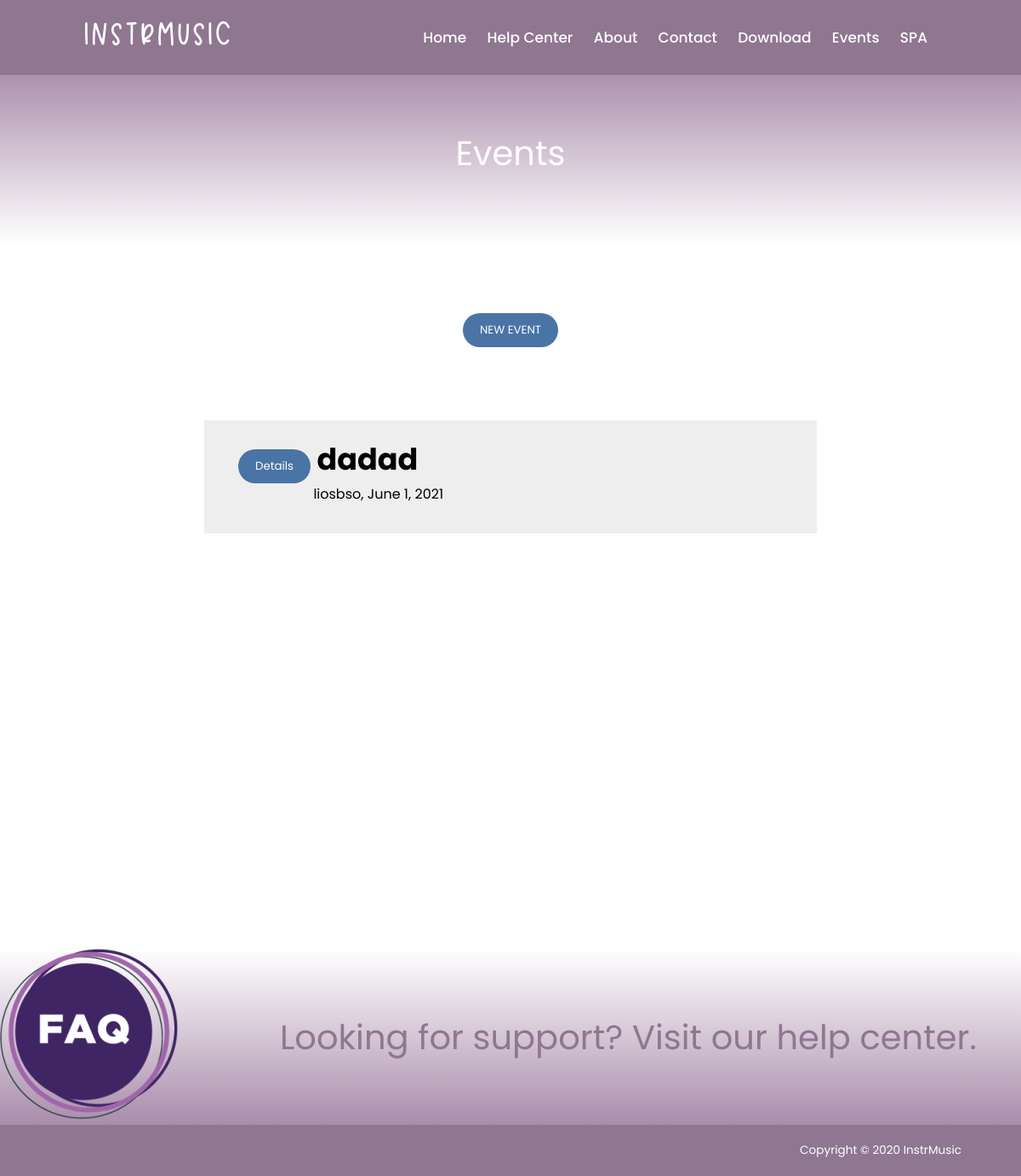
The page /events on the database as committed earlier.
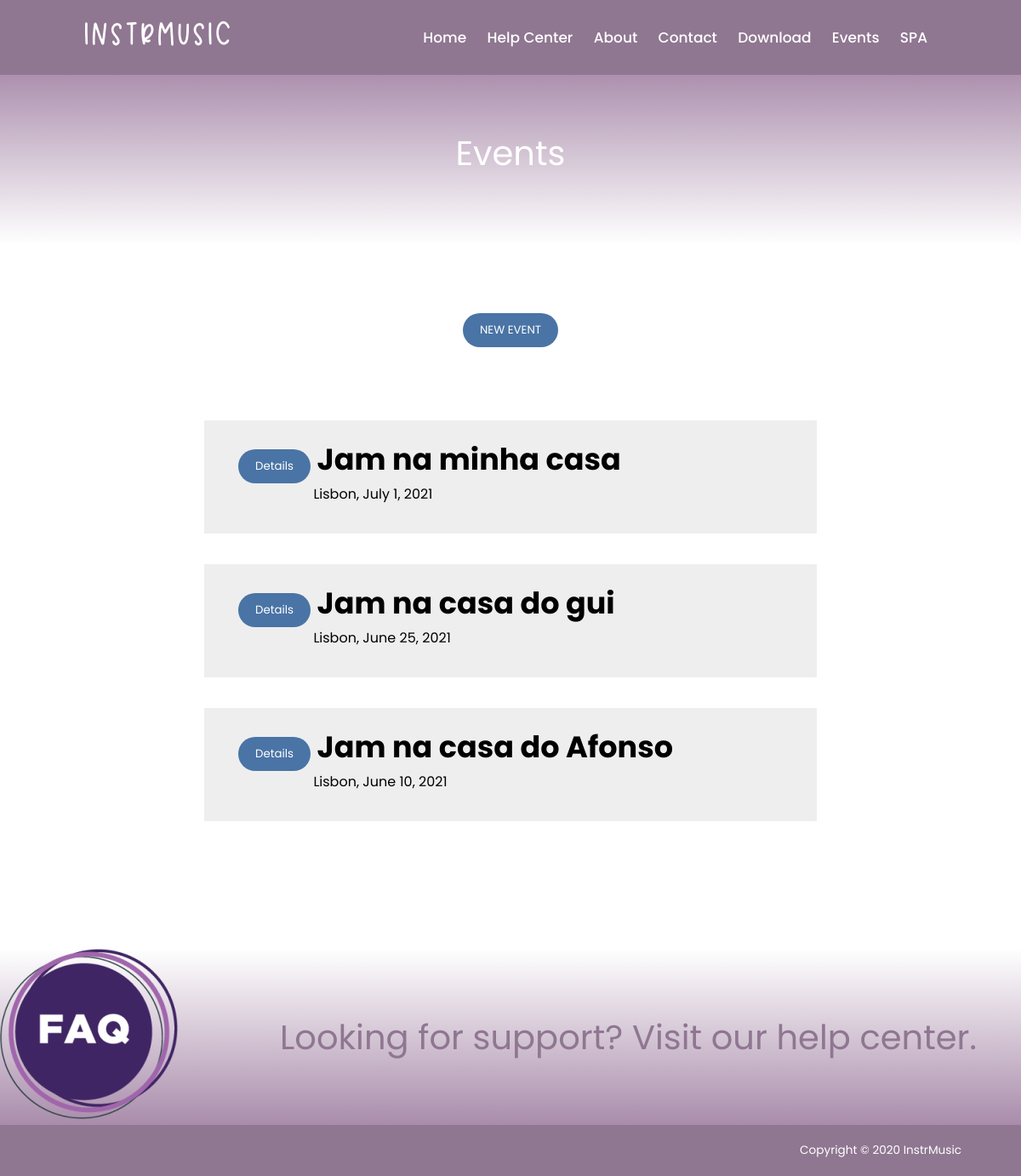
The same page on the database as committed later.
### website/models.py (models this page shows, shortened)
class Event(models.Model):
    title = models.CharField(max_length=30)
    description = models.TextField(max_length=180, default='')
    date = models.DateField(null=True, blank=True)
    time = models.IntegerField()
    location = models.ForeignKey(Location, on_delete=models.CASCADE, related_name="location")

class Location(models.Model):
    city = models.CharField(max_length=30)
    address = models.CharField(max_length=30)
    def __str__(self):
        return self.city

### website/views.py (the view)
# urls.py: path('events', views.events_page_view, name='events'),
def events_page_view(request):
    context = {'events': Event.objects.all()}
    if not request.user.is_authenticated:
        return render(request, 'website/events.html', context)
    context = {'events': Event.objects.all(), 'message': "logged"}
    return render(request, "website/events.html", context)

### website/templates/website/events.html (shortened to what this page needs)
{% extends 'website/base.html' %}
{% load static %}
{% block main %}
    <article id="subheader">
        Events
    </article>
    <article id="sub_subheader">
        <a href="{% url 'website:new_event' %}">
            <button>NEW EVENT</button>
        </a>
    </article>
    <article id="event">
        {% for event in events %}
            <ul style="background-color: #eee; margin-bottom: 5%;">
                <h2><a href=" {% url 'website:events_details' event.id %}"><button>Details</button></a>
                    {{ event.title }}
                </h2>
                <p style="padding-bottom: 5%; padding-left: 13%">{{ event.location }}, {{ event.date }}</p>
            </ul>
        {% endfor %}
    </article>
{% endblock main %}

Rows that differ between the two databases and show on the page:
removed Event: title "dadad", location "liosbso", date "June 1, 2021"
added Event: title "Jam na minha casa", location "Lisbon", date "July 1, 2021"
added Event: title "Jam na casa do gui", location "Lisbon", date "June 25, 2021"
added Event: title "Jam na casa do Afonso", location "Lisbon", date "June 10, 2021"
